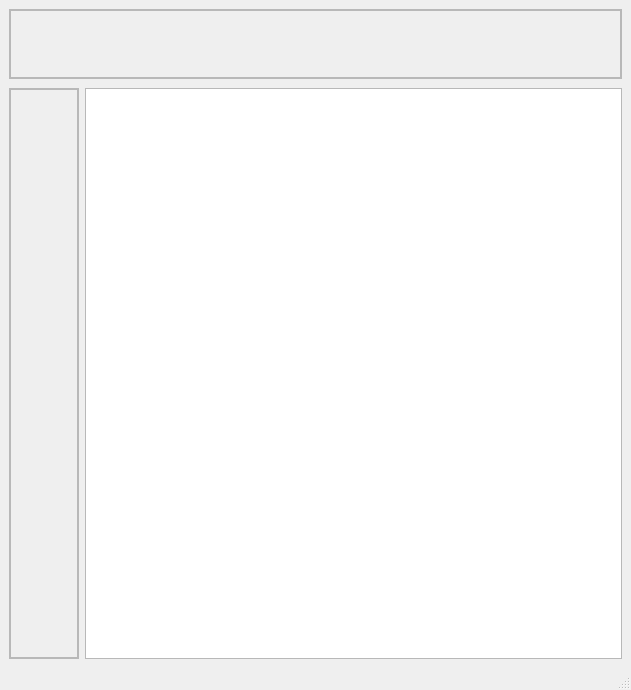
<?xml version="1.0" encoding="UTF-8"?>
<ui version="4.0">
 <class>MainWindow</class>
 <widget class="QMainWindow" name="MainWindow">
  <property name="geometry">
   <rect>
    <x>0</x>
    <y>0</y>
    <width>631</width>
    <height>690</height>
   </rect>
  </property>
  <property name="minimumSize">
   <size>
    <width>0</width>
    <height>50</height>
   </size>
  </property>
  <property name="windowTitle">
   <string>MainWindow</string>
  </property>
  <property name="styleSheet">
   <string notr="true"/>
  </property>
  <widget class="QWidget" name="centralwidget">
   <layout class="QVBoxLayout" name="verticalLayout">
    <property name="spacing">
     <number>9</number>
    </property>
    <item>
     <widget class="QScrollArea" name="cp_scroll_area">
      <property name="sizePolicy">
       <sizepolicy hsizetype="Expanding" vsizetype="Fixed">
        <horstretch>0</horstretch>
        <verstretch>0</verstretch>
       </sizepolicy>
      </property>
      <property name="maximumSize">
       <size>
        <width>99999</width>
        <height>99999</height>
       </size>
      </property>
      <property name="widgetResizable">
       <bool>true</bool>
      </property>
      <widget class="QWidget" name="cp_scroll_area_content">
       <property name="geometry">
        <rect>
         <x>0</x>
         <y>0</y>
         <width>611</width>
         <height>69</height>
        </rect>
       </property>
       <property name="sizePolicy">
        <sizepolicy hsizetype="Preferred" vsizetype="Preferred">
         <horstretch>0</horstretch>
         <verstretch>0</verstretch>
        </sizepolicy>
       </property>
       <property name="maximumSize">
        <size>
         <width>16777215</width>
         <height>16777215</height>
        </size>
       </property>
       <layout class="QHBoxLayout" name="horizontalLayout_9">
        <property name="spacing">
         <number>0</number>
        </property>
        <property name="leftMargin">
         <number>0</number>
        </property>
        <property name="topMargin">
         <number>0</number>
        </property>
        <property name="rightMargin">
         <number>0</number>
        </property>
        <property name="bottomMargin">
         <number>0</number>
        </property>
        <item>
         <widget class="Ui_ControlPanel" name="control_panel">
          <property name="frameShape">
           <enum>QFrame::StyledPanel</enum>
          </property>
          <property name="frameShadow">
           <enum>QFrame::Raised</enum>
          </property>
         </widget>
        </item>
       </layout>
      </widget>
     </widget>
    </item>
    <item>
     <widget class="QWidget" name="h_layout_widget" native="true">
      <layout class="QHBoxLayout" name="horizontalLayout">
       <property name="leftMargin">
        <number>0</number>
       </property>
       <property name="topMargin">
        <number>0</number>
       </property>
       <property name="rightMargin">
        <number>0</number>
       </property>
       <property name="bottomMargin">
        <number>0</number>
       </property>
       <item>
        <widget class="QScrollArea" name="ip_scroll_area">
         <property name="sizePolicy">
          <sizepolicy hsizetype="Fixed" vsizetype="Expanding">
           <horstretch>0</horstretch>
           <verstretch>0</verstretch>
          </sizepolicy>
         </property>
         <property name="maximumSize">
          <size>
           <width>16777215</width>
           <height>16777215</height>
          </size>
         </property>
         <property name="widgetResizable">
          <bool>true</bool>
         </property>
         <widget class="QWidget" name="ip_scroll_area_content">
          <property name="geometry">
           <rect>
            <x>0</x>
            <y>0</y>
            <width>69</width>
            <height>570</height>
           </rect>
          </property>
          <property name="styleSheet">
           <string notr="true"/>
          </property>
          <layout class="QGridLayout" name="gridLayout">
           <property name="leftMargin">
            <number>0</number>
           </property>
           <property name="topMargin">
            <number>0</number>
           </property>
           <property name="rightMargin">
            <number>0</number>
           </property>
           <property name="bottomMargin">
            <number>0</number>
           </property>
           <item row="0" column="0">
            <widget class="Ui_InfoPanel" name="info_panel">
             <property name="minimumSize">
              <size>
               <width>0</width>
               <height>547</height>
              </size>
             </property>
             <property name="frameShape">
              <enum>QFrame::StyledPanel</enum>
             </property>
             <property name="frameShadow">
              <enum>QFrame::Raised</enum>
             </property>
            </widget>
           </item>
          </layout>
         </widget>
        </widget>
       </item>
       <item>
        <widget class="Workspace" name="view">
         <property name="maximumSize">
          <size>
           <width>999999</width>
           <height>999999</height>
          </size>
         </property>
         <property name="autoFillBackground">
          <bool>false</bool>
         </property>
        </widget>
       </item>
      </layout>
     </widget>
    </item>
   </layout>
  </widget>
  <widget class="QStatusBar" name="statusbar"/>
 </widget>
 <customwidgets>
  <customwidget>
   <class>Workspace</class>
   <extends>QGraphicsView</extends>
   <header location="global">workspace.h</header>
  </customwidget>
  <customwidget>
   <class>Ui_InfoPanel</class>
   <extends>QFrame</extends>
   <header location="global">infopanel.h</header>
   <container>1</container>
  </customwidget>
  <customwidget>
   <class>Ui_ControlPanel</class>
   <extends>QFrame</extends>
   <header location="global">controlpanel.h</header>
   <container>1</container>
  </customwidget>
 </customwidgets>
 <resources/>
 <connections/>
</ui>
